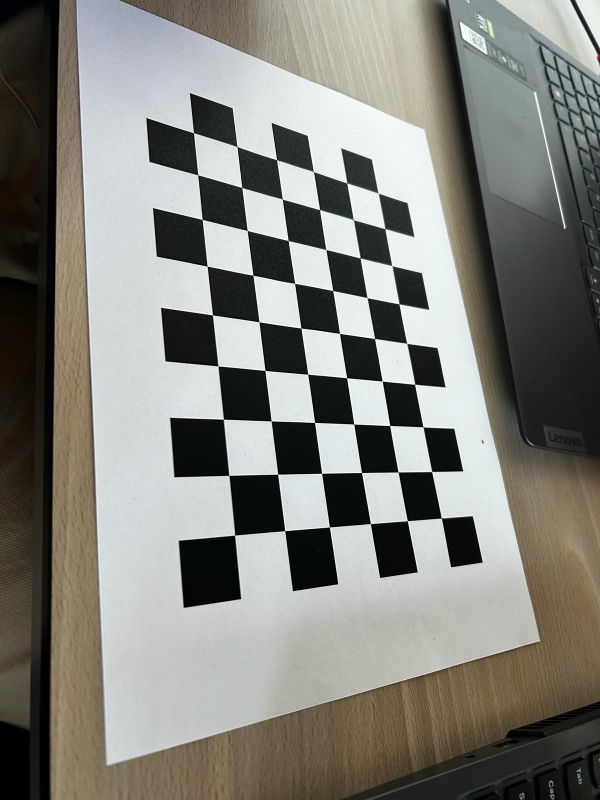
#> input picture chessboard.jpg, 1200 x 1600 px, given as the content of the folder chessboard.jpg, which was not available (shown at 1/2 size)
$ python -i camera.py   (imports and definitions only)
#> lines starting #> are read from the running program, lines starting #| are printed output that depends on the picture; after the words box and inside, x2 and y2 are one past the last pixel; in counts of white or black regions, pixels touching at a corner belong together; pictures that were not available may be replaced by others from this repository, and a replacement may not be noted
### calibrate.py
import numpy as np
import cv2 as cv

# Undistort the photo
def undistort(img, objpoints, imgpoints):
    gray = cv.cvtColor(img, cv.COLOR_BGR2GRAY)
    # Calibration
    ret, mtx, dist, _, _ = cv.calibrateCamera(objpoints, imgpoints, gray.shape[::-1], None, None)

    # Print the intrinsic matrix and distortion coefficient
    print("Intrinsic matrix: \n", mtx)
    print("Distortion coefficient: \n", dist)

    # Undistort the image
    h, w = img.shape[:2]
    new_mtx, roi = cv.getOptimalNewCameraMatrix(mtx, dist, (w, h), 1, (w, h))
    undistorted_img = cv.undistort(img, mtx, dist, None, new_mtx)
    x, y, w, h = roi

    return undistorted_img, mtx, dist, x, y, w, h


def calibrate(objpoints, imgpoints):
    # Load test image
    testpath = ('chessboards/run1/board9.jpg')
    img = cv.imread(testpath)
    gray = cv.cvtColor(img, cv.COLOR_BGR2GRAY)
    # Termination criteria
    criteria = (cv.TERM_CRITERIA_EPS + cv.TERM_CRITERIA_MAX_ITER, 30, 0.001)

    # Prepare object points, like (0, 0, 0), (1, 0, 0), ..., (6, 5, 0)
    objp = np.zeros((6 * 9, 3), np.float32)
    objp[:, :2] = np.mgrid[0:9, 0:6].T.reshape(-1, 2)
    axis_3D = np.float32([[6, 0, 0], [0, 6, 0], [0, 0, -6]]).reshape(-1, 3)
    axis_cube = np.float32([[0, 0, 0], [0, 2, 0], [2, 2, 0], [2, 0, 0], [0, 0, -2], [0, 2, -2], [2, 2, -2], [2, 0, -2]])

    undistorted_img, mtx, dist, x, y, w, h = undistort(img, objpoints, imgpoints)
    undistorted_img = undistorted_img[y:y + h, x:x + w]

    cv.namedWindow('undistorted img', cv.WINDOW_NORMAL)
    cv.resizeWindow('undistorted img', undistorted_img.shape[1], img.shape[0])
    cv.imshow('undistorted img', undistorted_img)
    cv.waitKey(10000)

    # Draw 3D axes
    ret, corners = cv.findChessboardCorners(gray, (9, 6), None)
    if ret == True:
        corners2 = cv.cornerSubPix(gray, corners, (11, 11), (-1, -1), criteria)
        # Paint the corner points
        cv.drawChessboardCorners(img, (9, 6), corners2, ret)
        # Find the rotation and translation vectors.
        ret, rvecs, tvecs = cv.solvePnP(objp, corners2, mtx, dist)
        # project 3D points to image plane
        # Draw the coordinate
        imgpts_3D, jac = cv.projectPoints(axis_3D, rvecs, tvecs, mtx, dist)
        corner = tuple(np.round(corners2[0].ravel()).astype(int))
        img = cv.line(img, corner, tuple(np.round(imgpts_3D[0].ravel()).astype(int)), (255, 0, 0), 10)
        img = cv.line(img, corner, tuple(np.round(imgpts_3D[1].ravel()).astype(int)), (0, 255, 0), 10)
        img = cv.line(img, corner, tuple(np.round(imgpts_3D[2].ravel()).astype(int)), (0, 0, 255), 10)

        # Draw the cube
        imgpts_cube, jac = cv.projectPoints(axis_cube, rvecs, tvecs, mtx, dist)
        imgpts_cube = np.int32(imgpts_cube).reshape(-1, 2)
        # draw ground lines in azure
        img = cv.drawContours(img, [imgpts_cube[:4]], -1, (0, 255, 255), 3)
        # draw pillars in azure
        for i, j in zip(range(4), range(4, 8)):
            img = cv.line(img, tuple(imgpts_cube[i]), tuple(imgpts_cube[j]), (0, 255, 255), 3)
        # draw top layer in azure
        img = cv.drawContours(img, [imgpts_cube[4:]], -1, (0, 255, 255), 3)

        # Show the image
        # Adjust the size of window
        cv.namedWindow('painted img', cv.WINDOW_NORMAL)
        cv.resizeWindow('painted img', img.shape[1], img.shape[0])
        # cv.imshow('Original Image', img)
        cv.imshow('painted img', img)
        cv.waitKey(10000)
        cv.imwrite('chessboards/results/r3.jpg', img)

    cv.destroyAllWindows()

### camera.py
import numpy as np
import cv2 as cv
import glob

from click import manual_process
from calibrate import calibrate

# Pre-process of img:
# Evaluate the quality of img
def quality_evaluate(img, gray):
    # calculate blur score and brightness
    blur = cv.Laplacian(gray, cv.CV_64F).var()
    bright = np.mean(img)

    # compare
    if blur < 100 or bright < 100:
        return False  # low quality
    else:
        return True  # high quality

# Promote the quality of pics
def promotion(img):
    # enhance edges
    img = cv.Laplacian(img, cv.CV_8U)
    # reduce blur
    aver_kernel = np.ones((3, 3), dtype=np.float32) / 9.0   # define average filter
    img = cv.filter2D(img, -1, aver_kernel)
    return img

def get_corners(path):
    # Specify the path to the images
#> called with path = 'chessboard.jpg'
    image_path_pattern = path + '/*.jpg'

    # Create a list of image file paths
    pre_images = glob.glob(image_path_pattern)
    images = []
    images_invalid = []

    # Evaluate quality

    for fname in pre_images:
        img = cv.imread(fname)
#> img is the input picture: shape (1600, 1200, 3); mean B, G, R 123.7, 129.5, 129.8
        gray = cv.cvtColor(img, cv.COLOR_BGR2GRAY)
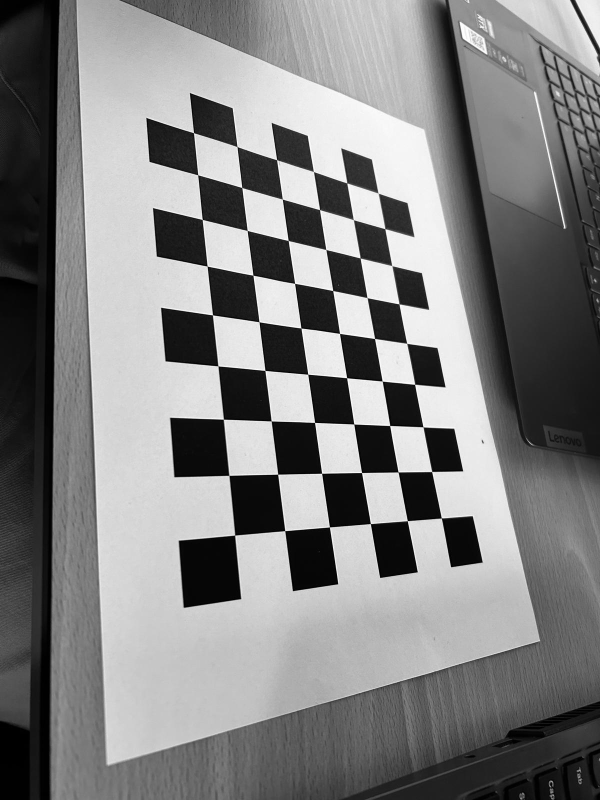
#> gray: shape (1600, 1200) (shown at 1/2 size); min 0, max 255, mean 128.9
        if quality_evaluate(img, gray) == True:
#> in quality_evaluate, `blur = cv.Laplacian(gray, cv.CV_64F).var()`: blur = 323.5
#> in quality_evaluate, `bright = np.mean(img)`: bright = 127.7
            images.append(fname)
        else:
            print("low quality: " + fname)

    # Termination criteria
    criteria = (cv.TERM_CRITERIA_EPS + cv.TERM_CRITERIA_MAX_ITER, 30, 0.001)

    # Prepare object points, like (0, 0, 0), (1, 0, 0), ..., (6, 5, 0)
    objp = np.zeros((6 * 9, 3), np.float32)
    objp[:, :2] = np.mgrid[0:9, 0:6].T.reshape(-1, 2)

    # Arrays to store object points and image points from all the images.
    objpoints = []
    imgpoints = []

    for fname in images:
        img = cv.imread(fname)

        # Promotion
        # img = promotion(img)

        gray = cv.cvtColor(img, cv.COLOR_BGR2GRAY)
        # Find the chessboard corners
        ret, corners = cv.findChessboardCorners(gray, (9, 6), None)
#> ret = True; corners = 54 rows, first 8: [469.7, 1070.5], [458.6, 951], [447.3, 838.8], [436.3, 732.3], [425.5, 630.1], [414.7, 532.7], [405, 439.5], [396.1, 350]


        # If found, add object points, image points (after refining them)
        if ret:
            objpoints.append(objp)
            corners2 = cv.cornerSubPix(gray, corners, (11, 11), (-1, -1), criteria)
#> corners2 = 54 rows, first 8: [469.9, 1070.6], [458.4, 951.2], [447.3, 838.8], [436.4, 732.3], [425.5, 630.3], [414.7, 532.6], [404.9, 439.4], [396, 350.1]
            imgpoints.append(corners2)
            # print(corners2)

            # Draw and display the corners
            cv.drawChessboardCorners(img, (9, 6), corners2, ret)
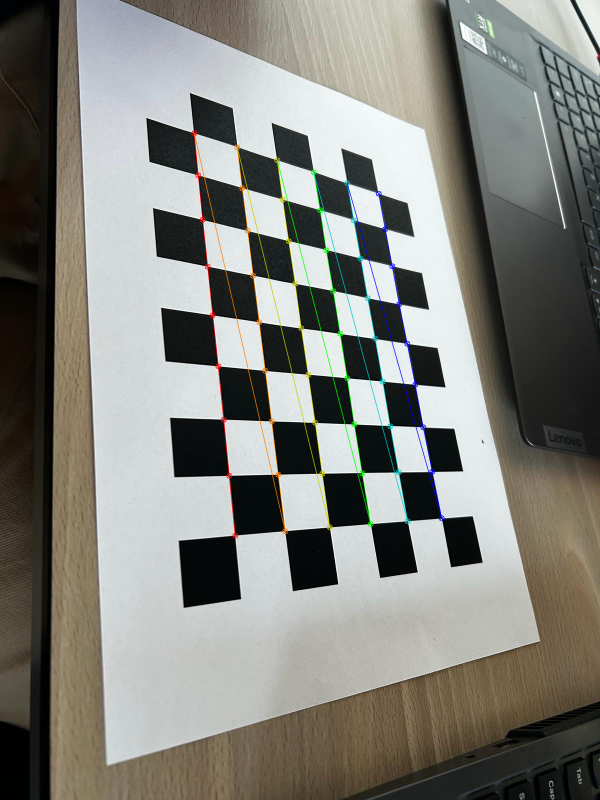
#> img: shape (1600, 1200, 3) (shown at 1/2 size); 1.47% of pixels changed, all inside (x1, y1, x2, y2) = (382, 260, 890, 1078)
            # Adjust the size of window
            cv.namedWindow('img', cv.WINDOW_NORMAL)
            cv.resizeWindow('img', img.shape[1], img.shape[0])

            print(fname + "-valid")   # Get the path of valid pics
            '''
            valid pics (temp)
            board1.jpg
            board10.jpg
            board11.jpg
            board12.jpg
            board13.jpg
            board14.jpg
            board16.jpg
            board18.jpg
            board19.jpg
            board2.jpg
            board20.jpg
            board21.jpg
            board22.jpg
            board24.jpg
            board25.jpg
            board3.jpg
            board4.jpg
            board5.jpg
            board7.jpg
            board9.jpg

            invalid pics (temp)
            board15.jpg
            board17.jpg
            board23.jpg
            board6.jpg
            board8.jpg
            '''
            # Show the imgs
            cv.imshow('img', img)
            cv.waitKey(1000)   # Adjustable according to user's device


        else:
            print(fname + "-invalid")   # Get the path of valid pics

            # collect the invalid path
            images_invalid.append(fname)

    cv.destroyAllWindows()
    # judge the len of images_invalid
    if len(images_invalid) == 0:
        # Interface to calibration
        calibrate(objpoints, imgpoints)
#> in undistort, `ret, mtx, dist, _, _ = cv.calibrateCamera(objpoints, imgpoints, gray.s..`: ret = 0.375; mtx = [[1233.3, 0, 631.4], [0, 1253.9, 806.7], [0, 0, 1]]; dist = [[0.143, -0.482, 0.00329, -8.96e-05, 0.262]]
#| Intrinsic matrix:
#|  [[1.23326402e+03 0.00000000e+00 6.31373096e+02]
#|  [0.00000000e+00 1.25386556e+03 8.06701630e+02]
#|  [0.00000000e+00 0.00000000e+00 1.00000000e+00]]
#| Distortion coefficient:
#|  [[ 1.43241221e-01 -4.81851585e-01  3.28730465e-03 -8.96216579e-05
#|    2.62441276e-01]]
#> in undistort, `new_mtx, roi = cv.getOptimalNewCameraMatrix(mtx, dist, (w, h), 1, (w, ..`: new_mtx = [[1165.3, 0, 634.4], [0, 1188.2, 816.2], [0, 0, 1]]; roi = (43, 42, 1121, 1522)
#> in undistort, `undistorted_img = cv.undistort(img, mtx, dist, None, new_mtx)`:
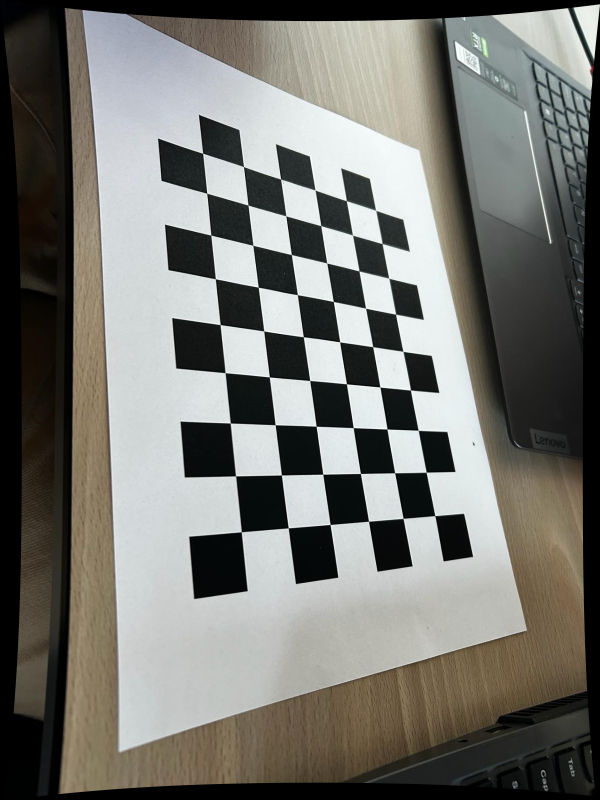
#> undistorted_img: shape (1600, 1200, 3) (shown at 1/2 size); mean B, G, R 112.3, 117.6, 118
#> in undistort, `x, y, w, h = roi`: x = 43; y = 42; w = 1121; h = 1522
#> in calibrate, `undistorted_img, mtx, dist, x, y, w, h = undistort(img, objpoints, img..`: dist = [[0.143, -0.482, 0.00329, -8.96e-05, 0.262]]; x = 43; y = 42; w = 1121; h = 1522
#> in calibrate, `undistorted_img = undistorted_img[y:y + h, x:x + w]`:
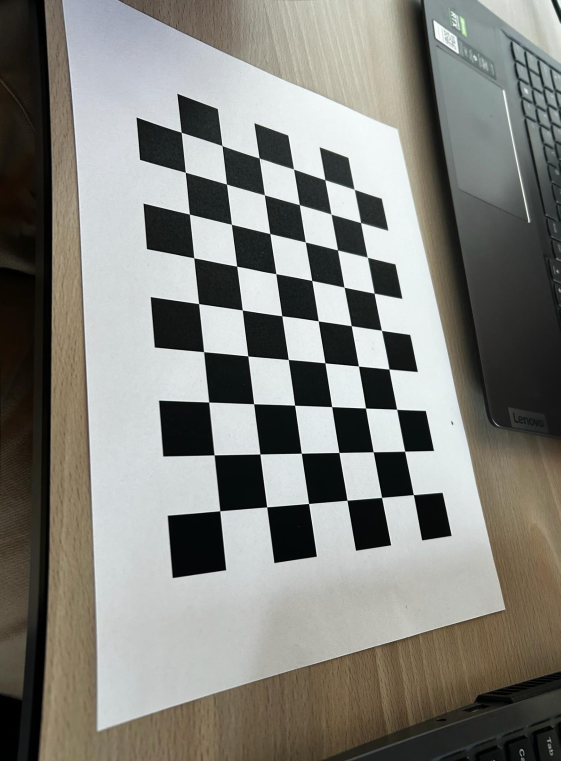
#> undistorted_img: shape (1522, 1121, 3) (shown at 1/2 size); mean B, G, R 124.1, 130, 130.4
#> in calibrate, `ret, corners = cv.findChessboardCorners(gray, (9, 6), None)`: ret = True
#> in calibrate, `ret, rvecs, tvecs = cv.solvePnP(objp, corners2, mtx, dist)`: rvecs = [0.243, -0.741, -1.55]; tvecs = [-1.36, 2.18, 10.46]
#> in calibrate, `imgpts_3D, jac = cv.projectPoints(axis_3D, rvecs, tvecs, mtx, dist)`: imgpts_3D = [[405.1, 439.2], [944.9, 1031.8], [1066.2, 882.2]]
#> in calibrate, `corner = tuple(np.round(corners2[0].ravel()).astype(int))`: corner = (470, 1071)
#> in calibrate, `imgpts_cube, jac = cv.projectPoints(axis_cube, rvecs, tvecs, mtx, dist)`: imgpts_cube = [[469.9, 1070.7], [659.6, 1054.2], [629.7, 845.6], [447.1, 838.7], [600.4, 1028.5], [803.5, 1015.4], [761.1, 779.1], [565.7, 762.8]]
#> in calibrate, `imgpts_cube = np.int32(imgpts_cube).reshape(-1, 2)`: imgpts_cube = [[469, 1070], [659, 1054], [629, 845], [447, 838], [600, 1028], [803, 1015], [761, 779], [565, 762]]
#> in calibrate, `img = cv.drawContours(img, [imgpts_cube[:4]], -1, (0, 255, 255), 3)`:
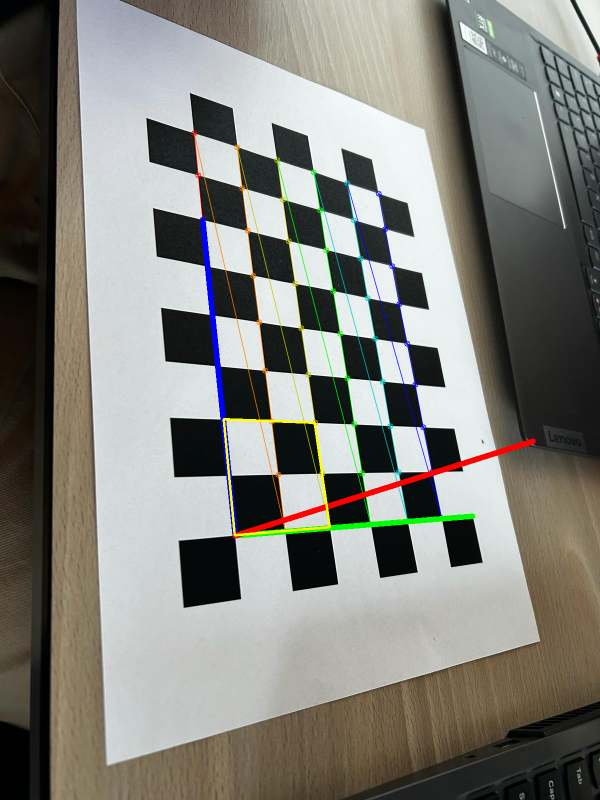
#> img: shape (1600, 1200, 3) (shown at 1/2 size); mean B, G, R 122.9, 129.4, 129.8
#> after the loop in calibrate, `for i, j in zip(range(4), range(4, 8)):`: img: shape (1600, 1200, 3); mean B, G, R 122.7, 129.7, 130
#> in calibrate, `img = cv.drawContours(img, [imgpts_cube[4:]], -1, (0, 255, 255), 3)`:
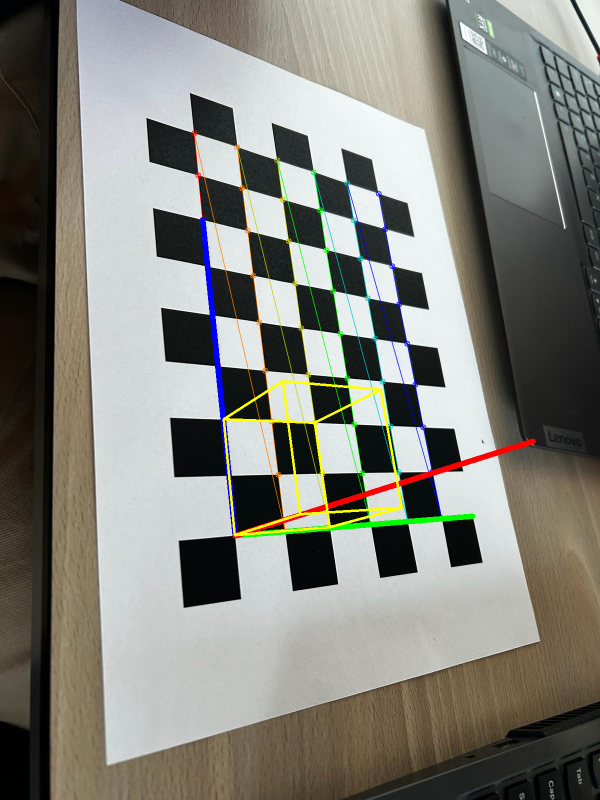
#> img: shape (1600, 1200, 3) (shown at 1/2 size); mean B, G, R 122.5, 129.9, 130.3
    else:
        # Interface to click functions
        manual_process(images_invalid, objpoints, imgpoints)

>>> result = get_corners('chessboard.jpg')
